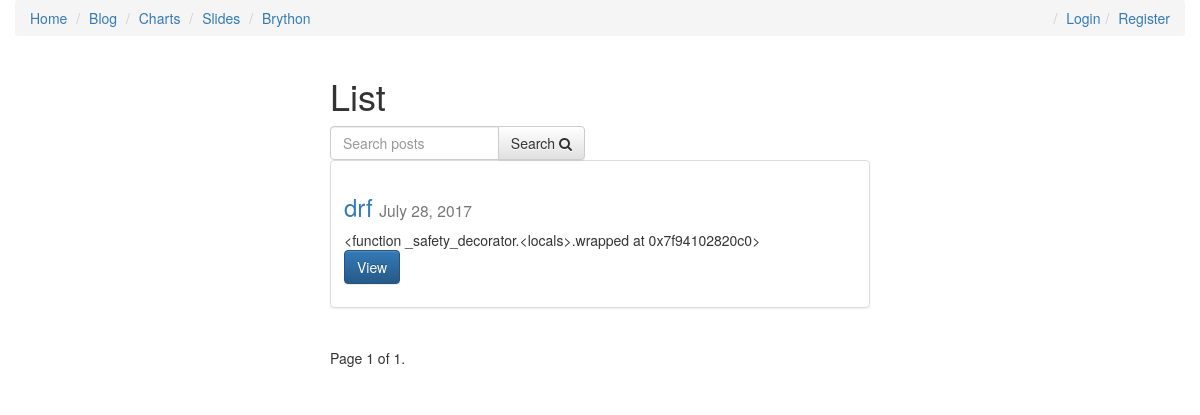
The app's page /posts/, older data.
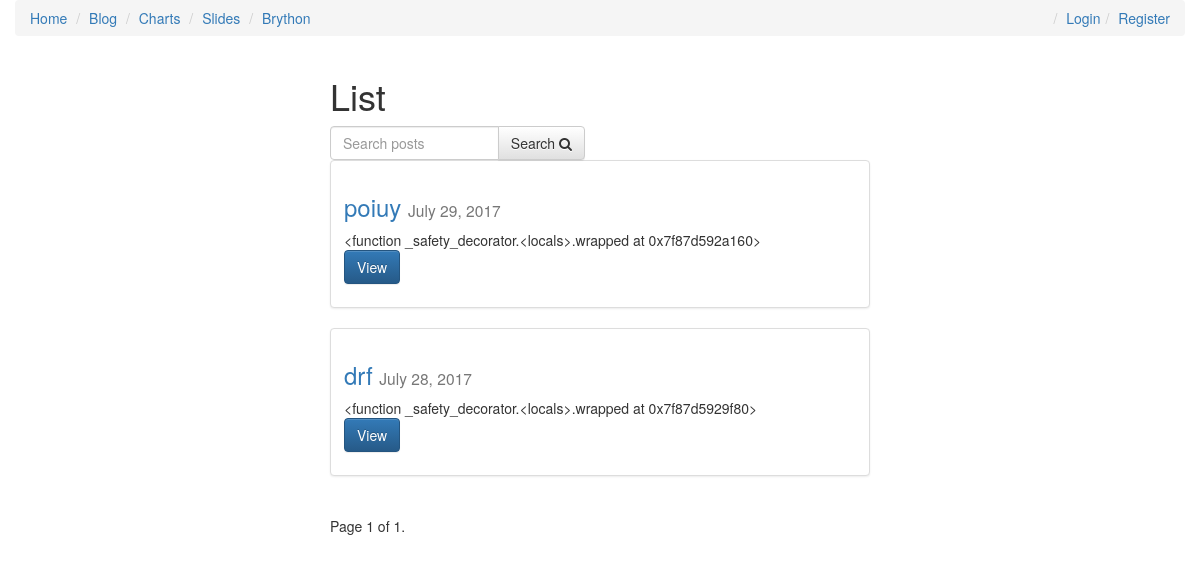
The same page, newer data.
### posts/models.py (models this page shows, shortened)
class Post(models.Model):
    user = models.ForeignKey(settings.AUTH_USER_MODEL, default=1)
    title = models.CharField(max_length=120)
    slug = models.SlugField(unique=True)
    image = models.ImageField(upload_to=upload_location,
            null=True,
            blank=True,
            width_field="width_field",
            height_field="height_field")
    height_field = models.IntegerField(default=0)
    width_field = models.IntegerField(default=0)
    content = models.TextField()
    draft = models.BooleanField(default=False)
    publish = models.DateField(auto_now=False, auto_now_add=False)
    read_time =  models.IntegerField(default=0) # models.TimeField(null=True, blank=True) #assume minutes
    updated = models.DateTimeField(auto_now=True, auto_now_add=False)
    timestamp = models.DateTimeField(auto_now=False, auto_now_add=True)
    objects = PostManager()
    def get_absolute_url(self):
        return reverse("posts:detail", kwargs={"slug": self.slug})
    class Meta:
        ordering = ["-timestamp", "-updated"]
    def get_markdown(self):
        content = self.content
        markdown_text = markdown(content)
        return mark_safe(markdown_text)

### posts/views.py (the view, shortened to what this page needs)
def post_list(request):
	today = timezone.now().date()
	queryset_list = Post.objects.active() #.order_by("-timestamp")
	if request.user.is_staff or request.user.is_superuser:
		queryset_list = Post.objects.all()
	query = request.GET.get("q")
	paginator = Paginator(queryset_list, 8) # Show 25 contacts per page
	page_request_var = "page"
	page = request.GET.get(page_request_var)
	try:
		queryset = paginator.page(page)
	except PageNotAnInteger:
		queryset = paginator.page(1)
	except EmptyPage:
		queryset = paginator.page(paginator.num_pages)
	context = {
		"object_list": queryset,
		"title": "List",
		"page_request_var": page_request_var,
		"today": today,
	}
	return render(request, "post_list.html", context)

### posts/models.py (called while the page is built)
    def active(self, *args, **kwargs):
        return super(PostManager, self).filter(draft=False).filter(publish__lte=timezone.now())

### templates/post_list.html (shortened to what this page needs)
{% extends "base.html" %}
{% load staticfiles %}
{% block content %}
<div class='col-sm-6 col-sm-offset-3'>
    <h1>{{ title }}</h1>
<form method='GET' action='' class='row'>
        <div class='col-sm-6'>
            <div class='input-group'>
                <input class='form-control' type='text' name='q' placeholder='Search posts' value='{{ request.GET.q }}'/>
                <span class='input-group-btn'>
                    <button class='btn btn-default' type='submit'>Search <i class="fa fa-search"></i></button>
                </span>
            </div>
        </div>
</form>
{% for obj in object_list %}
<div class="row">
  <div class="col-sm-12">
    <div class="thumbnail">
      <div class="caption post-detail-item">
        <h3><a href='{{ obj.get_absolute_url }}'>{{ obj.title }}</a> <small>{{ obj.publish }}</small></h3>
        {{ obj.get_markdown|truncatechars_html:120 }}
        <p><a href="{{ obj.get_absolute_url }}" class="btn btn-primary" role="button">View</a></p>
      </div>
    </div>
  </div>
</div>
{% endfor %}
<div class="pagination">
    <span class="step-links">
        <span class="current">
            Page {{ object_list.number }} of {{ object_list.paginator.num_pages }}.
        </span>
    </span>
</div>
</div>
{% endblock content %}

### templates/base.html (shortened to what this page needs)
{% load staticfiles %}
<!DOCTYPE html>
<html lang="en">
  <head>
<link rel="stylesheet" href="https://maxcdn.bootstrapcdn.com/bootstrap/3.3.7/css/bootstrap.min.css">
<link rel="stylesheet" href="https://maxcdn.bootstrapcdn.com/bootstrap/3.3.7/css/bootstrap-theme.min.css" >
<link rel='stylesheet' href='https://maxcdn.bootstrapcdn.com/font-awesome/4.5.0/css/font-awesome.min.css' >
<link rel='stylesheet' href='{% static "css/base.css" %}' />
{% include 'base/css.html' %}
</head>
<body>
<div class='container-fluid' style="width:100%">
    <ol class='breadcrumb'>
        <li><a href='{% url "main" %}'>Home</a></li>
		<li><a href='{% url "posts:list" %}'>Blog</a></li>
		<li><a href='{% url "charts:home" %}'>Charts</a></li>
		<li><a href='{% url "charts:deck_slidesOne" %}'>Slides</a></li>
		<li><a href='{% url "charts:brython" %}'>Brython</a></li>
        {% if not request.user.is_authenticated %}
        <li class='pull-right'><a href='{% url "register" %}'>Register</a></li>
        <li class='pull-right'><a href='{% url "login" %}'>Login</a></li>
        {% else %}
        <li class='pull-right'><a href='{% url "logout" %}'>Logout</a></li>
        {% endif %}
    </ol>
	<div class='container-fluid'>
	{% block content %}
	{% endblock content %}
	</div>
</div>
</body>
</html>

### static/css/base.css (style rules this page uses)
h1 { color: #777777; }

Row changes from the older to the newer data that the page shows:
added Post: title "poiuy", publish "July 29, 2017", get_markdown "<function _safety_decorator.<locals>.wrapped at 0x7f87d592a160>"
computed for Post "drf": get_markdown "<function _safety_decorator.<locals>.wrapped at 0x7f94102820c0>" → "<function _safety_decorator.<locals>.wrapped at 0x7f87d5929f80>"
